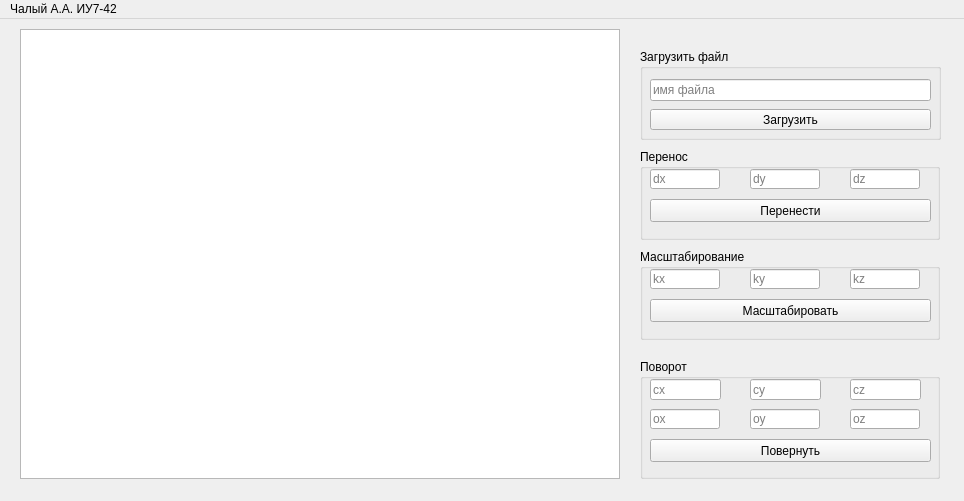
<?xml version="1.0" encoding="UTF-8"?>
<ui version="4.0">
 <class>MainWindow</class>
 <widget class="QMainWindow" name="MainWindow">
  <property name="geometry">
   <rect>
    <x>0</x>
    <y>0</y>
    <width>964</width>
    <height>501</height>
   </rect>
  </property>
  <property name="windowTitle">
   <string>OOP Lab1</string>
  </property>
  <widget class="QWidget" name="centralWidget">
   <widget class="QGraphicsView" name="graphicsView">
    <property name="geometry">
     <rect>
      <x>20</x>
      <y>10</y>
      <width>600</width>
      <height>450</height>
     </rect>
    </property>
   </widget>
   <widget class="QGroupBox" name="group_Move_2">
    <property name="geometry">
     <rect>
      <x>640</x>
      <y>230</y>
      <width>300</width>
      <height>91</height>
     </rect>
    </property>
    <property name="title">
     <string>Масштабирование</string>
    </property>
    <widget class="QLineEdit" name="lineEdit_ScaleX">
     <property name="geometry">
      <rect>
       <x>10</x>
       <y>20</y>
       <width>70</width>
       <height>20</height>
      </rect>
     </property>
     <property name="text">
      <string/>
     </property>
     <property name="placeholderText">
      <string>kx</string>
     </property>
    </widget>
    <widget class="QLineEdit" name="lineEdit_ScaleY">
     <property name="geometry">
      <rect>
       <x>110</x>
       <y>20</y>
       <width>70</width>
       <height>20</height>
      </rect>
     </property>
     <property name="text">
      <string/>
     </property>
     <property name="placeholderText">
      <string>ky</string>
     </property>
    </widget>
    <widget class="QLineEdit" name="lineEdit_ScaleZ">
     <property name="geometry">
      <rect>
       <x>210</x>
       <y>20</y>
       <width>70</width>
       <height>20</height>
      </rect>
     </property>
     <property name="text">
      <string/>
     </property>
     <property name="placeholderText">
      <string>kz</string>
     </property>
    </widget>
    <widget class="QPushButton" name="button_Scale">
     <property name="geometry">
      <rect>
       <x>10</x>
       <y>50</y>
       <width>281</width>
       <height>23</height>
      </rect>
     </property>
     <property name="text">
      <string>Масштабировать</string>
     </property>
    </widget>
   </widget>
   <widget class="QGroupBox" name="group_Move_3">
    <property name="geometry">
     <rect>
      <x>640</x>
      <y>340</y>
      <width>300</width>
      <height>120</height>
     </rect>
    </property>
    <property name="title">
     <string>Поворот</string>
    </property>
    <widget class="QLineEdit" name="lineEdit_TurnX">
     <property name="geometry">
      <rect>
       <x>10</x>
       <y>50</y>
       <width>70</width>
       <height>20</height>
      </rect>
     </property>
     <property name="text">
      <string/>
     </property>
     <property name="placeholderText">
      <string>ox</string>
     </property>
    </widget>
    <widget class="QLineEdit" name="lineEdit_TurnY">
     <property name="geometry">
      <rect>
       <x>110</x>
       <y>50</y>
       <width>70</width>
       <height>20</height>
      </rect>
     </property>
     <property name="text">
      <string/>
     </property>
     <property name="placeholderText">
      <string>oy</string>
     </property>
    </widget>
    <widget class="QLineEdit" name="lineEdit_TurnZ">
     <property name="geometry">
      <rect>
       <x>210</x>
       <y>50</y>
       <width>70</width>
       <height>20</height>
      </rect>
     </property>
     <property name="text">
      <string/>
     </property>
     <property name="placeholderText">
      <string>oz</string>
     </property>
    </widget>
    <widget class="QPushButton" name="button_Turn">
     <property name="geometry">
      <rect>
       <x>10</x>
       <y>80</y>
       <width>281</width>
       <height>23</height>
      </rect>
     </property>
     <property name="text">
      <string>Повернуть</string>
     </property>
    </widget>
    <widget class="QLineEdit" name="lineEdit_CX">
     <property name="geometry">
      <rect>
       <x>10</x>
       <y>20</y>
       <width>71</width>
       <height>21</height>
      </rect>
     </property>
     <property name="placeholderText">
      <string>cx</string>
     </property>
    </widget>
    <widget class="QLineEdit" name="lineEdit_CY">
     <property name="geometry">
      <rect>
       <x>110</x>
       <y>20</y>
       <width>71</width>
       <height>21</height>
      </rect>
     </property>
     <property name="placeholderText">
      <string>cy</string>
     </property>
    </widget>
    <widget class="QLineEdit" name="lineEdit_CZ">
     <property name="geometry">
      <rect>
       <x>210</x>
       <y>20</y>
       <width>71</width>
       <height>21</height>
      </rect>
     </property>
     <property name="placeholderText">
      <string>cz</string>
     </property>
    </widget>
   </widget>
   <widget class="QGroupBox" name="groupBox">
    <property name="geometry">
     <rect>
      <x>640</x>
      <y>30</y>
      <width>301</width>
      <height>91</height>
     </rect>
    </property>
    <property name="title">
     <string>Загрузить файл</string>
    </property>
    <widget class="QLineEdit" name="Filename">
     <property name="geometry">
      <rect>
       <x>10</x>
       <y>30</y>
       <width>281</width>
       <height>22</height>
      </rect>
     </property>
     <property name="placeholderText">
      <string>имя файла</string>
     </property>
    </widget>
    <widget class="QPushButton" name="UploadButton">
     <property name="geometry">
      <rect>
       <x>10</x>
       <y>60</y>
       <width>281</width>
       <height>21</height>
      </rect>
     </property>
     <property name="text">
      <string>Загрузить</string>
     </property>
    </widget>
   </widget>
   <widget class="QGroupBox" name="group_Move">
    <property name="geometry">
     <rect>
      <x>640</x>
      <y>130</y>
      <width>300</width>
      <height>91</height>
     </rect>
    </property>
    <property name="title">
     <string>Перенос</string>
    </property>
    <widget class="QLineEdit" name="lineEdit_MoveX">
     <property name="geometry">
      <rect>
       <x>10</x>
       <y>20</y>
       <width>70</width>
       <height>20</height>
      </rect>
     </property>
     <property name="text">
      <string/>
     </property>
     <property name="placeholderText">
      <string>dx</string>
     </property>
    </widget>
    <widget class="QLineEdit" name="lineEdit_MoveY">
     <property name="geometry">
      <rect>
       <x>110</x>
       <y>20</y>
       <width>70</width>
       <height>20</height>
      </rect>
     </property>
     <property name="text">
      <string/>
     </property>
     <property name="placeholderText">
      <string>dy</string>
     </property>
    </widget>
    <widget class="QLineEdit" name="lineEdit_MoveZ">
     <property name="geometry">
      <rect>
       <x>210</x>
       <y>20</y>
       <width>70</width>
       <height>20</height>
      </rect>
     </property>
     <property name="text">
      <string/>
     </property>
     <property name="placeholderText">
      <string>dz</string>
     </property>
    </widget>
    <widget class="QPushButton" name="button_Move">
     <property name="geometry">
      <rect>
       <x>10</x>
       <y>50</y>
       <width>281</width>
       <height>23</height>
      </rect>
     </property>
     <property name="text">
      <string>Перенести</string>
     </property>
    </widget>
   </widget>
  </widget>
  <widget class="QMenuBar" name="menuBar">
   <property name="geometry">
    <rect>
     <x>0</x>
     <y>0</y>
     <width>964</width>
     <height>20</height>
    </rect>
   </property>
   <widget class="QMenu" name="menu_7_42">
    <property name="title">
     <string>Чалый А.А. ИУ7-42</string>
    </property>
   </widget>
   <addaction name="menu_7_42"/>
  </widget>
  <action name="actionOpen">
   <property name="text">
    <string>Open</string>
   </property>
   <property name="shortcut">
    <string>Ctrl+O</string>
   </property>
  </action>
 </widget>
 <layoutdefault spacing="6" margin="11"/>
 <resources/>
 <connections/>
</ui>
